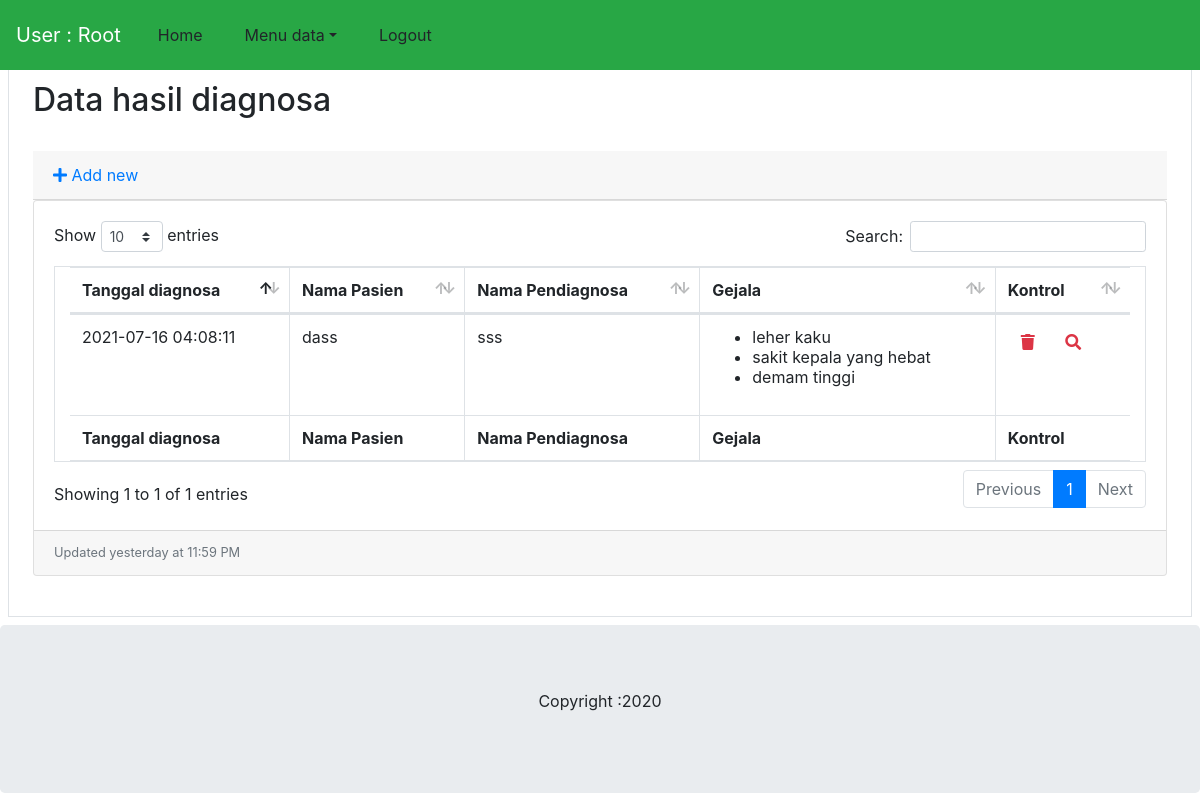
Page /?a=Hasil_diag (signed in) on the committed database.
### tables this page shows
CREATE TABLE `user` (
  `id_user` varchar(5) NOT NULL,
  `nm_user` varchar(30) NOT NULL,
  `password` varchar(100) NOT NULL,
  PRIMARY KEY (`id_user`)
);

CREATE TABLE `hasil_diag` (
  `kd_diag` varchar(5) NOT NULL,
  `nm_pasien` varchar(30) NOT NULL,
  `nm_pendiag` varchar(30) NOT NULL,
  `tgl` datetime NOT NULL,
  `kd_gej` varchar(4) DEFAULT NULL,
  PRIMARY KEY (`kd_diag`)
);

CREATE TABLE `gej` (
  `kd_gej` varchar(4) NOT NULL,
  `nm_gej` varchar(100) DEFAULT NULL,
  PRIMARY KEY (`kd_gej`)
);

### system/Controller.php (called while the page is built, shortened)
<?php
class Controller{
	public function view($dir,$data=array()){
		require_once "app/Views/".$dir.".php";
	}
	public function model($dir){
		$dir=new $dir();
		return $dir;
	}
}
?>

### app/Models/Model_user.php (called while the page is built, shortened)
<?php
class Model_user{
	private $table="user";
	private $db;
	public function __construct(){
		$this->db=new Db;
	}
	public function read_one($a){
		$gej=$this->db->query("SELECT * FROM ".$this->table." WHERE id_user='".$a."'")->result();
		return $gej;
	}
}
?>

### app/Models/Model_diag.php (called while the page is built, shortened)
<?php
class Model_diag{
	private $table="hasil_diag";
	private $db;
	public function __construct(){
		$this->db=new Db;
	}
	public function read_data(){
		$ker=$this->db->query("SELECT hasil_diag.*, gej.nm_gej FROM ".$this->table." INNER JOIN gej ON hasil_diag.kd_gej=gej.kd_gej ORDER BY hasil_diag.tgl")->result();
		return $ker;
	}
	public function read_one($a){
		$a=$this->db->escape_str($a);
		$ker=$this->db->query("SELECT hasil_diag.*,gej.nm_gej,gej.kd_gej FROM ".$this->table." INNER JOIN gej ON hasil_diag.kd_gej=gej.kd_gej WHERE hasil_diag.tgl='".$a."' ORDER BY hasil_diag.tgl")->result();
		return $ker;
	}
}
?>

### app/Views/Admin/hasil_diag/index.php (the view, shortened to what this page needs)
<html>
<head><title>Hasil diagnosa</title>
	<?php require_once 'app/Views/Admin/hasil_diag/partials/header.php';?>
</head>
<body>
	<?php require_once 'app/Views/Admin/menu.php';?><br><br>
	<div class="container col-12 p-2">
		<div class="border p-4">
			<h2>Data hasil diagnosa</h2><br>
			<div class="card-header">
						<a href="#" data-toggle="modal" data-target="#modal-add" class="add"><i class="fas fa-plus" ></i> Add new</a>
					</div>
			<div class="card mb-3">
          <div class="card-body">
            <div class="table-responsive">
<table class="table table-bordered col-md-8" id="dataTable" width="100%" cellspacing="0">
<thead>
                  <tr>
                    <th>Tanggal diagnosa</th>
                    <th>Nama Pasien</th>
                    <th>Nama Pendiagnosa</th>
                    <th>Gejala</th>
                    <th>Kontrol</th>
                  </tr>
                </thead>
                <tfoot>
                  <tr>
                    <th>Tanggal diagnosa</th>
                    <th>Nama Pasien</th>
                    <th>Nama Pendiagnosa</th>
                    <th>Gejala</th>
                    <th>Kontrol</th>
                  </tr>
                </tfoot>
                <tbody>
                <?php
                $tgl="";
                foreach ($data["hasil_diag"] as $hasil_diag) {
                	if($tgl!=$hasil_diag["tgl"]){
                		$tgl=$hasil_diag["tgl"];
                	?>
				<tr>
                    <td><?php echo $hasil_diag["tgl"];?></td>
                    <td><?php echo $hasil_diag["nm_pasien"];?></td>
                    <td><?php echo $hasil_diag["nm_pendiag"];?></td>
                    <td><ul><?php
                    	$hasil_gej=$this->model("Model_diag")->read_one($hasil_diag["tgl"]);
                    	foreach ($hasil_gej as $hs_gj) {
                    		echo "<li>".$hs_gj["nm_gej"]."</li>";
                    	}?></ul></td>
                    <td><a class="text-danger btn btn-small" href="?a=Hasil_diag/Del&&key=<?php echo $hasil_diag["tgl"];?>" title="Hapus Data"><i class="fas fa-trash"></i></a>
                    	<a class="text-danger btn btn-small" href="?a=Hasil_diag/prev&&key=<?php echo $hasil_diag["tgl"];?>" title="Preview"><i class="fa fa-search"></i></a></td>
                </tr>
                <?php }}?>
				</tbody>
				</table>
				</div>
          </div>
          <div class="card-footer small text-muted">Updated yesterday at 11:59 PM</div>
        </div>
		</div>
	</div>
		<div class="jumbotron text-center" style="margin-bottom: 0">
			<p>Copyright :2020</p>
		</div>
</body>
</html>

### app/Views/Admin/menu.php (shortened to what this page needs)
<?php
$nm_user=$this->model("Model_user")->read_one($_SESSION["id"]);
$nm_user=$nm_user[0]["nm_user"];
?>
<nav class="navbar navbar-expand-md bg-success navbar-dark" style="position: fixed; z-index: 1000;width: 100%">
	<a class="navbar-brand" href="#">User : <?php echo $nm_user;?></a>
	<div class="collapse navbar-collapse" id="collapsiblenavbar">
		<ul class="navbar-nav">
			<li class="nav-item">
				<div class='nav-link'>
					<a class="btn sing-it" href="index.php">Home</a>
				</div>
			</li>
			<li class="nav-item">
				<div class="dropdown nav-link">
					<button class="btn dropdown-toggle" type="button" data-toggle="dropdown">Menu data</button>
				</div>
			</li>
			<li class="nav-item">
				<div class='nav-link'>
					<a class="btn sing-it" href="?a=Home/logout">Logout</a>
				</div>
			</li>
		</ul>
	</nav>

### rows in the picture
user: nm_user "Root"
hasil_diag: tgl "2021-07-16 04:08:11", nm_pasien "dass", nm_pendiag "sss", kd_gej.nm_gej "leher kaku"
hasil_diag: kd_gej.nm_gej "sakit kepala yang hebat"
hasil_diag: kd_gej.nm_gej "demam tinggi"
